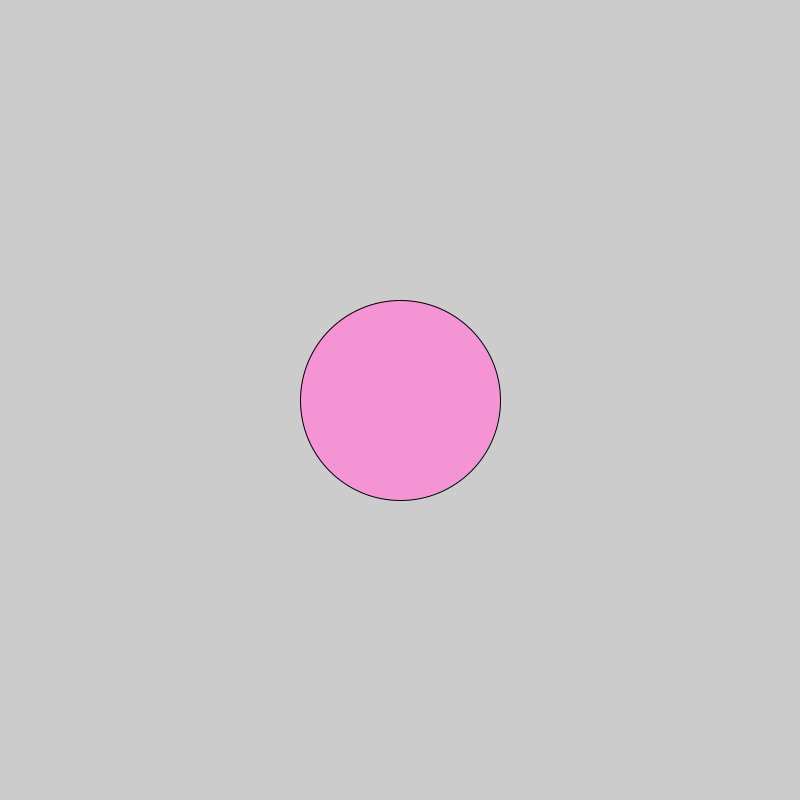
Frame 1 (no input)
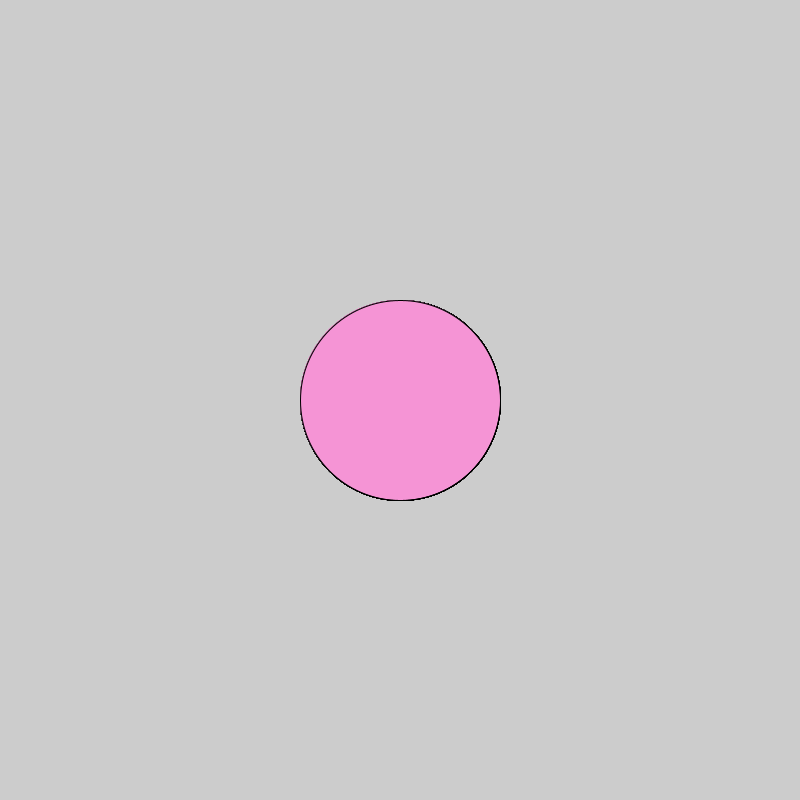
Frame 60 (the mouse pressed at the canvas centre just before this capture)
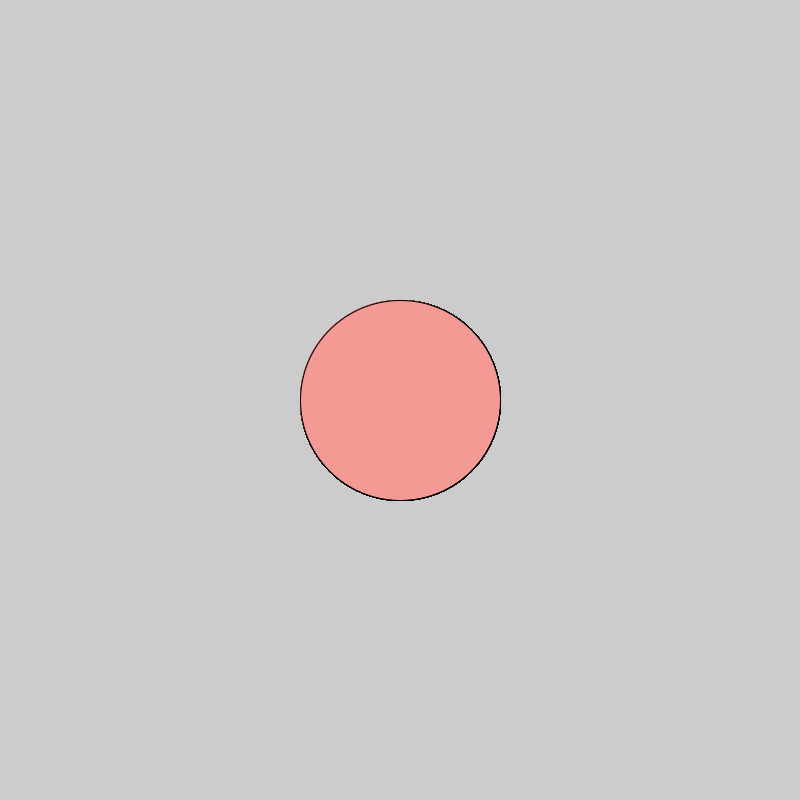
Frame 120 (the mouse held since frame 60 and released just before this capture)

The Processing sketch that drew these frames (run headless with seeded random() and noise(); from frame 60 on, the mouse is pressed at the canvas centre):

// Processing sketch: Logical_Dot
// ── Logical_Dot.pde
void setup() {
size(800,800);
}

void draw() {
  if(mousePressed){
  fill (#F59994);
  } else {
    fill(#F594D5);
  }
  ellipse(400,400,200,200); 
  }
